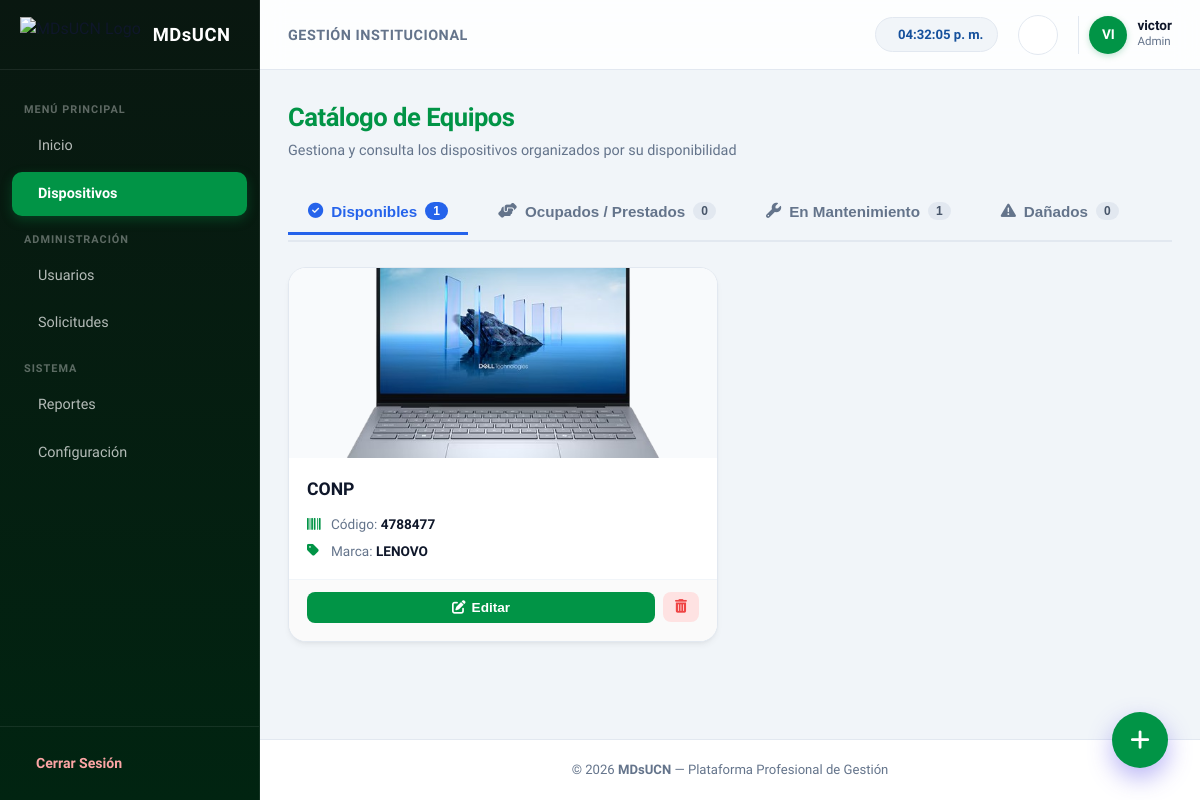
Page /dispositivos/ (signed in) on the earlier database version.
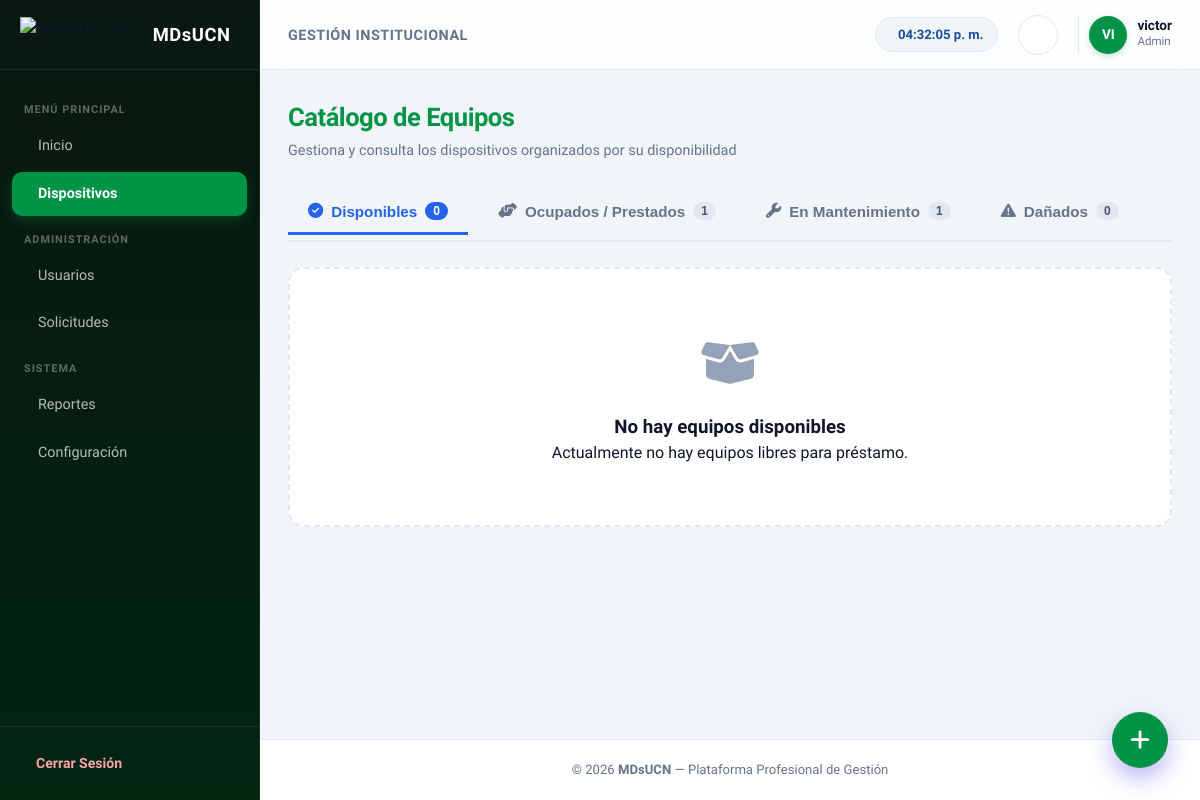
Same page on the later database version.
### appOne/models.py (models this page shows, shortened)
class Dispositivo(models.Model):
    ESTADO_DISPONIBLE = 'disponible'
    ESTADO_PRESTADO = 'prestado'
    ESTADO_MANTENIMIENTO = 'mantenimiento'
    ESTADO_DANADO = 'danado'
    ESTADO_CHOICES = [
        (ESTADO_DISPONIBLE, 'Disponible'),
        (ESTADO_PRESTADO, 'En Préstamo'),
        (ESTADO_MANTENIMIENTO, 'En Mantenimiento'),
        (ESTADO_DANADO, 'Dañado / Inoperativo'),
    ]
    nombre_dispositivo = models.CharField(max_length=100)
    marca = models.CharField(max_length=50)
    codigo_inventario = models.CharField(max_length=50, unique=True)
    imagen = models.ImageField(upload_to='dispositivos/', blank=True, null=True)
    descripcion = models.TextField(blank=True, null=True)
    accesorios = models.TextField(blank=True, null=True)
    observacion = models.TextField(blank=True, null=True)
    estado = models.CharField(
        max_length=20,
        choices=ESTADO_CHOICES,
        default=ESTADO_DISPONIBLE
    )

### appOne/views.py (the view)
# urls.py: path('dispositivos/', views.listardispositivos, name='listardispositivos'),
@login_required
def listardispositivos(request):
    ids_ocupados = Prestamo.objects.filter(
        estado__in=[Prestamo.ESTADO_PENDIENTE, Prestamo.ESTADO_APROBADO]
    ).values_list('dispositivo_id', flat=True)
    dispositivos_disponibles = Dispositivo.objects.filter(
        estado=Dispositivo.ESTADO_DISPONIBLE
    ).exclude(id__in=ids_ocupados)
    dispositivos_ocupados = Dispositivo.objects.filter(
        id__in=ids_ocupados
    )
    dispositivos_mantenimiento = Dispositivo.objects.filter(
        estado=Dispositivo.ESTADO_MANTENIMIENTO
    )
    dispositivos_danados = Dispositivo.objects.filter(
        estado=Dispositivo.ESTADO_DANADO
    )
    prestamos_usuario = Prestamo.objects.filter(usuario=request.user)
    context = {
        "disponibles": dispositivos_disponibles,
        "ocupados": dispositivos_ocupados,
        "mantenimiento": dispositivos_mantenimiento,
        "danados": dispositivos_danados,
        "prestamos_usuario": prestamos_usuario,
    }
    return render(request, "appOne/Dispositivos.html", context)

### appOne/templates/appOne/Dispositivos.html (shortened to what this page needs)
{% extends "appOne/dashboard.html" %}
{% load static %}
{% block extra_css %}
<link rel="stylesheet" href="{% static 'appOne/css/Dispositivos.css' %}">
<link rel="stylesheet" href="{% static 'appOne/css/editar_dispositivos.css' %}">
<link rel="stylesheet" href="{% static 'appOne/css/modal_prestamo.css' %}">
<link rel="stylesheet" href="https://cdnjs.cloudflare.com/ajax/libs/font-awesome/6.4.0/css/all.min.css">
{% endblock %}
{% block contenido %}
<div class="header-pagina">
    <div>
        <h2 class="titulo-seccion">Catálogo de Equipos</h2>
        <p class="subtitulo-seccion">Gestiona y consulta los dispositivos organizados por su disponibilidad</p>
    </div>
</div>
<div class="tabs-container">
    <button class="tab-btn active" onclick="cambiarTab(event, 'tab-disponibles')">
        <i class="fa-solid fa-circle-check"></i> Disponibles
        <span class="tab-badge">{{ disponibles|length }}</span>
    </button>
    <button class="tab-btn" onclick="cambiarTab(event, 'tab-ocupados')">
        <i class="fa-solid fa-handshake-angle"></i> Ocupados / Prestados
        <span class="tab-badge">{{ ocupados|length }}</span>
    </button>
    <button class="tab-btn" onclick="cambiarTab(event, 'tab-mantenimiento')">
        <i class="fa-solid fa-wrench"></i> En Mantenimiento
        <span class="tab-badge">{{ mantenimiento|length }}</span>
    </button>
    <button class="tab-btn" onclick="cambiarTab(event, 'tab-danados')">
        <i class="fa-solid fa-triangle-exclamation"></i> Dañados
        <span class="tab-badge">{{ danados|length }}</span>
    </button>
</div>
<div id="tab-disponibles" class="tab-pane active">
    <div class="galeria-grid">
        {% for d in disponibles %}
            <div class="card-pro">
                <div class="card-body-click" onclick="abrirPrestamo('{{ d.id }}')">
                    <div class="card-image-wrapper">
                    </div>
                    <div class="card-details">
                        <h3 class="card-title">{{ d.nombre_dispositivo }}</h3>
                        <div class="card-meta">
                            <div class="meta-item">
                                <i class="fa-solid fa-barcode"></i>
                                <span>Código: <strong>{{ d.codigo_inventario }}</strong></span>
                            </div>
                            <div class="meta-item">
                                <i class="fa-solid fa-tag"></i>
                                <span>Marca: <strong>{{ d.marca }}</strong></span>
                            </div>
                        </div>
                    </div>
                </div>
                {% if request.user.rol == "Admin" %}
                <div class="card-actions-admin">
                    <button type="button" class="btn-action edit" onclick="abrirEditar('{{ d.id }}')">
                        <i class="fa-solid fa-pen-to-square"></i> Editar
                    </button>
                    <form action="{% url 'eliminar_dispositivo' d.id %}" method="POST" class="form-delete" onsubmit="return confirm('¿Confirma eliminar este dispositivo?');">
                        <button type="submit" class="btn-action delete">
                            <i class="fa-solid fa-trash-can"></i>
                        </button>
                    </form>
                </div>
                {% endif %}
            </div>
        {% empty %}
            <div class="empty-state">
                <div class="empty-icon"><i class="fa-solid fa-box-open"></i></div>
                <h3>No hay equipos disponibles</h3>
                <p>Actualmente no hay equipos libres para préstamo.</p>
            </div>
        {% endfor %}
    </div>
</div>
{% if request.user.rol == "Admin" %}
<a href="{% url 'agregar_dispositivo' %}" class="btn-floating-add" title="Agregar nuevo dispositivo">
    <i class="fa-solid fa-plus"></i>
</a>
{% endif %}
{% endblock %}

Differences in the rows shown:
no longer on this page (row edited): Dispositivo: nombre_dispositivo "CONP", codigo_inventario "4788477", marca "LENOVO"
Other differences:
{{ disponibles|length }}: "1" → "0"
{{ ocupados|length }}: "0" → "1"
text now shown: "No hay equipos disponibles Actualmente no hay equipos libres para préstamo."
